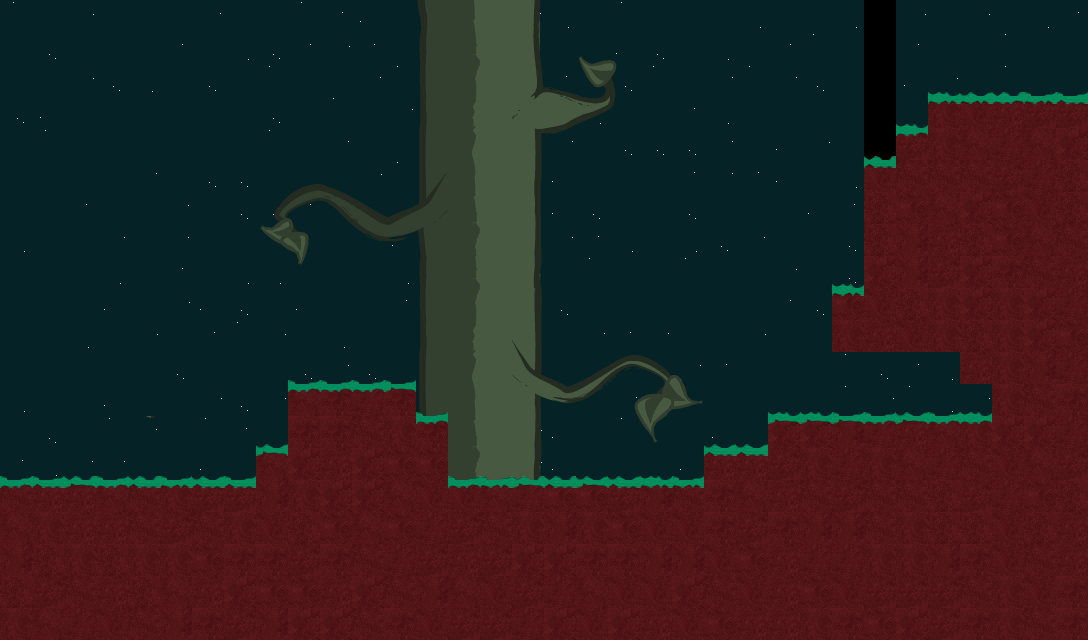

The image is a tile-based game level rendered from a .tmx file. Its description and source (layers, tilesets, objects; grid data summarised) follow:
An orthogonal 34x20 tile map with 32x32 px tiles, 3 tile layers (collide, Tree, grass), 1 hidden layer not drawn, 8 tilesets and 2 objects (npc, weapon_item_stick).

<map version="1.0" orientation="orthogonal" width="34" height="20" tilewidth="32" tileheight="32">
 <tileset firstgid="1" name="Night9_01" tilewidth="32" tileheight="32">
  <image source="images/Night9_01.png" width="128" height="128" />
 </tileset>
 <tileset firstgid="17" name="GrassTop4_01" tilewidth="32" tileheight="32">
  <image source="images/GrassTop4_01.png" width="128" height="32" />
 </tileset>
 <tileset firstgid="21" name="Mud4_02" tilewidth="32" tileheight="32">
  <properties>
   <property name="blocked" value="true" />
  </properties>
  <image source="images/Mud4_02.png" width="144" height="96" />
 </tileset>
 <tileset firstgid="33" name="GrassBottom" tilewidth="32" tileheight="32">
  <image source="images/grassbottom.png" width="128" height="32" />
 </tileset>
 <tileset firstgid="37" name="water" tilewidth="32" tileheight="32">
  <properties>
   <property name="frictionx" value="0.8" />
   <property name="frictiony" value="0.1" />
   <property name="gravity" value="0.01" />
  </properties>
  <image source="images/water.png" width="128" height="128" />
 </tileset>
 <tileset firstgid="53" name="branches01" tilewidth="32" tileheight="32">
  <image source="images/branches01.png" width="192" height="779" />
 </tileset>
 <tileset firstgid="197" name="trunk01" tilewidth="32" tileheight="32">
  <properties>
   <property name="blocked" value="true" />
  </properties>
  <image source="images/trunk01.png" width="160" height="320" />
 </tileset>
 <tileset firstgid="247" name="LADDER" tilewidth="32" tileheight="32">
  <properties>
   <property name="ladder" value="true" />
  </properties>
  <image source="images/LADDER.png" width="32" height="32" />
 </tileset>
 <layer name="collide" width="34" height="20">
  <properties>
   <property name="render-index" value="-10000" />
  </properties>
  <data>[680 cells, 680 non-empty, 29 distinct tile ids]</data>
 </layer>
 <layer name="BehindLadder" width="34" height="20" visible="0">
  <properties>
   <property name="render-index" value="-11000" />
  </properties>
  <data>[680 cells, 5 non-empty, 5 distinct tile ids]</data>
 </layer>
 <layer name="Tree" width="34" height="20">
  <properties>
   <property name="render-index" value="4500" />
  </properties>
  <data>[680 cells, 58 non-empty, 34 distinct tile ids]</data>
 </layer>
 <layer name="grass" width="34" height="20">
  <properties>
   <property name="render-index" value="5000" />
  </properties>
  <data>[680 cells, 147 non-empty, 76 distinct tile ids]</data>
 </layer>
 <objectgroup name="teleporters" width="34" height="20">
  <object name="01_npc_bob" type="npc" x="352" y="352" width="32" height="32">
   <properties>
    <property name="text_id" value="01_npctf" />
    <property name="type" value="bob" />
   </properties>
  </object>
  <object name="01_i_w_stick" type="weapon_item_stick" x="928" y="384" width="32" height="32" />
 </objectgroup>
</map>
